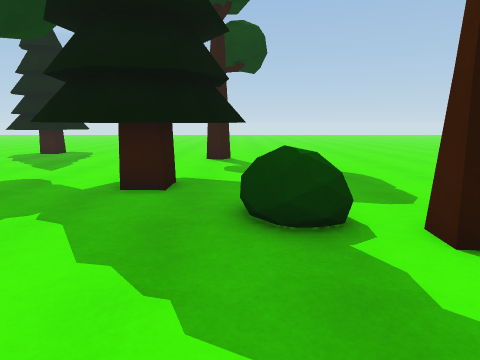
view 1 (above)

24 first-person views from a walk through a Unity game level. The camera is 1.4 m above the floor, tilts 10° down and sees 75° across. The floor is counted in squares, 1 m on a side. Each view is taken from the middle of a square. On the plan, view 1 faces up. The plan holds only what a view shows up to about 14 squares ahead; the rest is blank. The place goes on beyond the plan. The player character is not drawn.

view 2
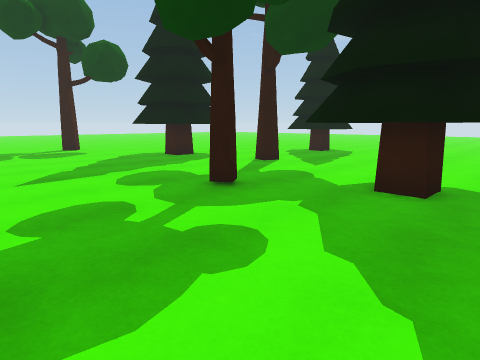

view 3
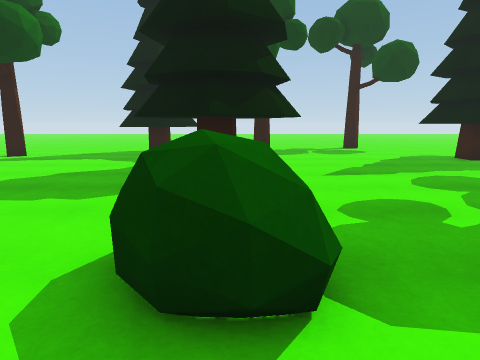

view 4
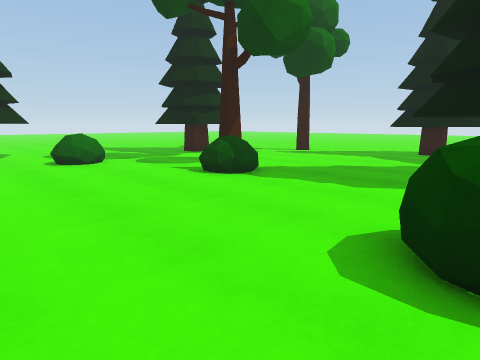

view 5
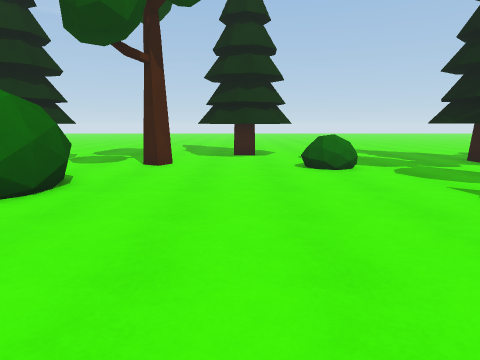

view 6
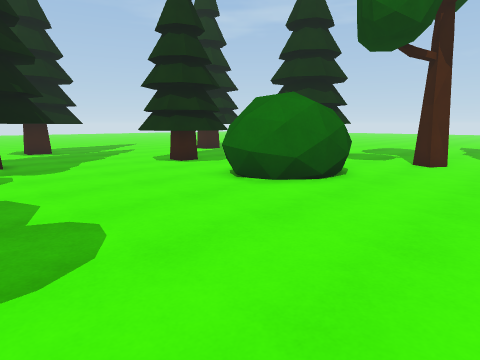

view 7
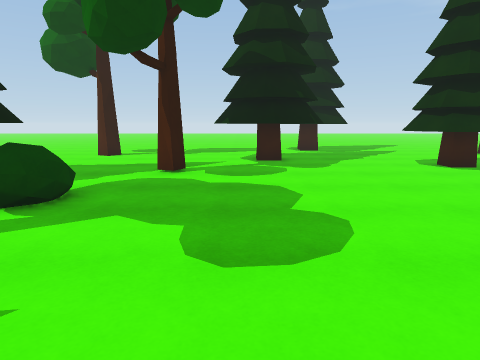

view 8
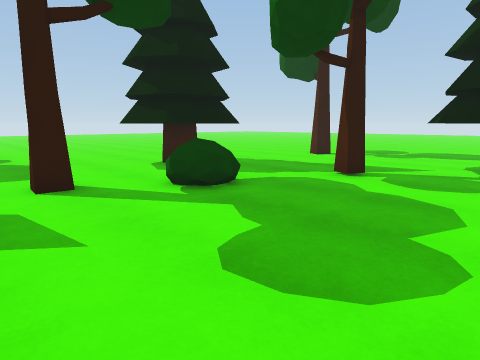

view 9
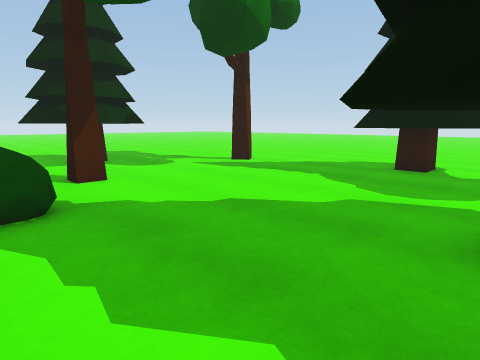

view 10
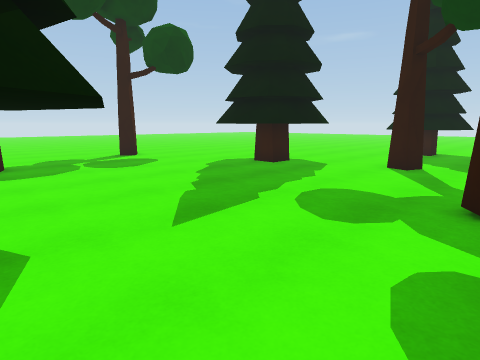

view 11
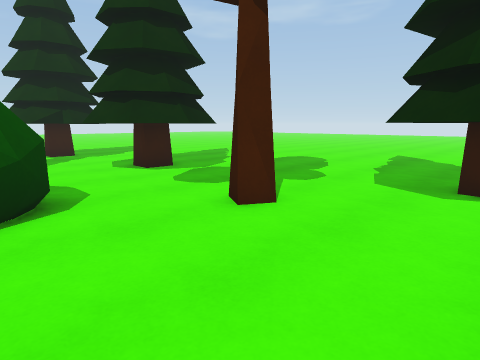

view 12
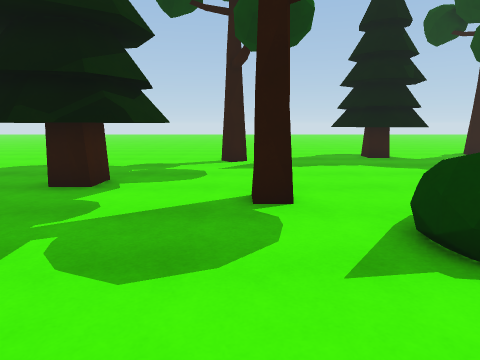

view 13
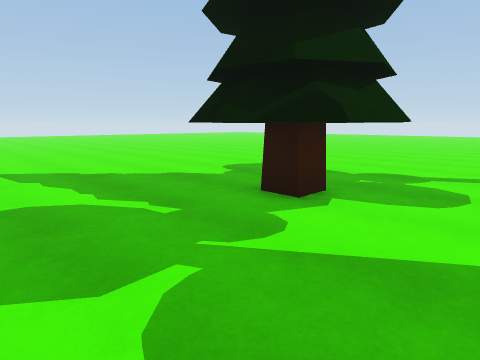

view 14
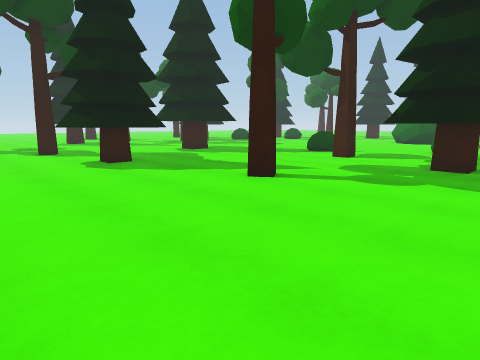

view 15
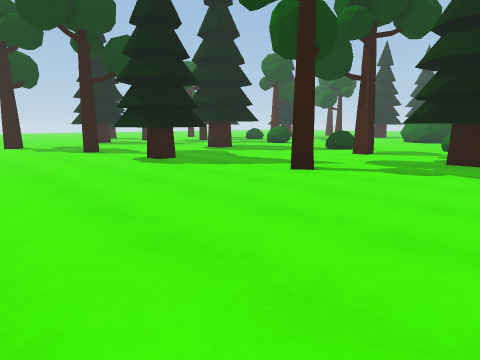

view 16
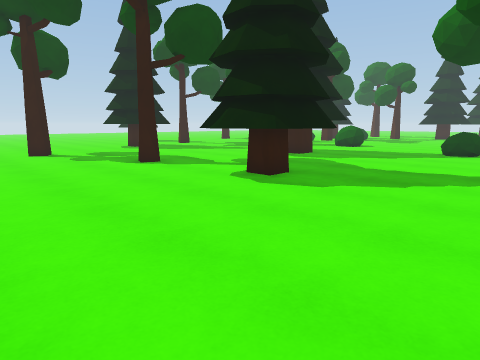

view 17
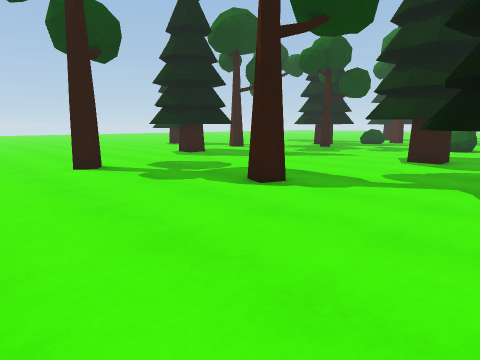

view 18
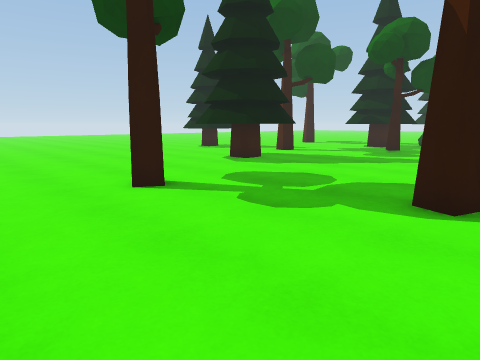

view 19
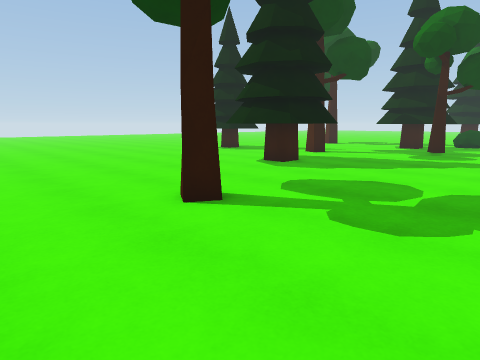

view 20
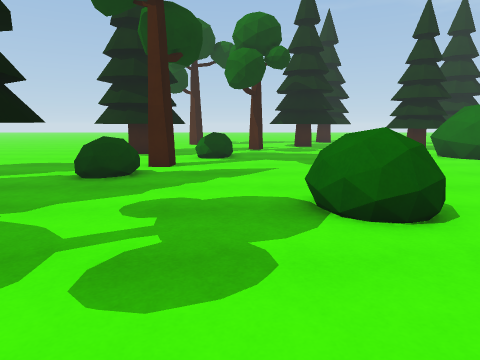

view 21
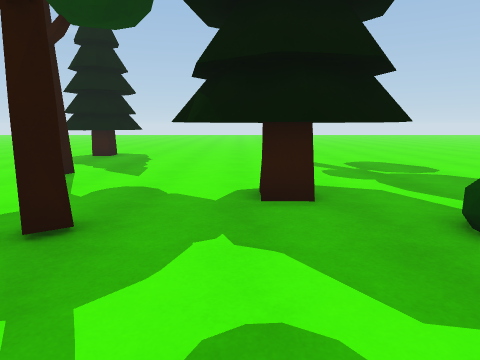

view 22
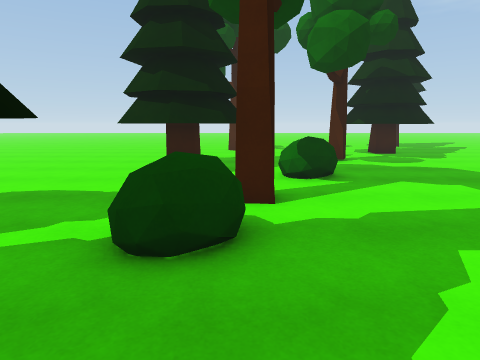

view 23
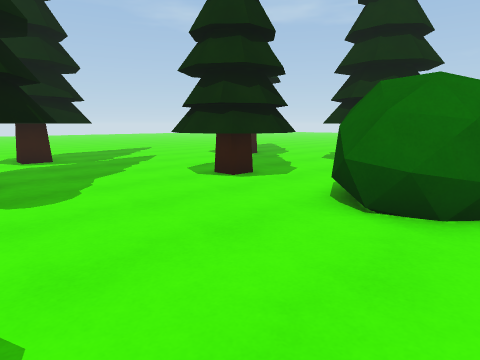

view 24
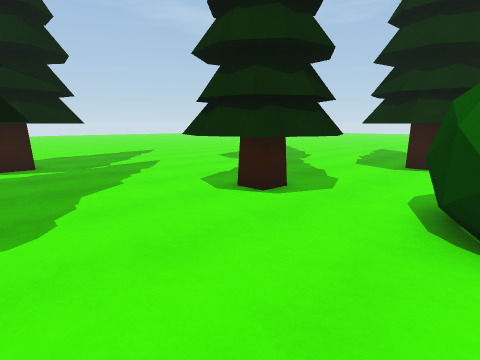

### Floor plan
Key: @ floor where view 1 was taken; # wall or solid block; . floor; T tree; O other object.
Columns run from 23 left of view 1 to 20 right of it. Each row starts with its distance up from view 1.
 10  .......TTTTT.TT...................
  9  .......TTTTT.......   ............
  8  .......TTTTT......TTTTT......TT ..
  7  ........TTT.......TTTTT.....TTT
  6  ..TT..............TTTTT.....TTTT
  5 ....T............TT.TTTOO....TTTT ....
  4 .......................OO.T...TTT....TT
  3 ..........................T.OO........
  2 ............................OO........
  1 .............TT..............O.........
  0  .....T.....TTTT....OO.@........TT......
 -1 ...........TTTTTT..OOO.............TT ...
 -2 ...........T TT#T..OOO............TTTT ..
 -3 .......TT...T##T..................TT
 -4  .....TTTT...TT...................TTT
 -5 .....TTTTT.........................TTT.TTT
 -6  .....TTTT.............................TTT
 -7 .......TT........O.....................TTTT
 -8 .................OO.........OOO..TTT....TT
 -9 .................OO........OOOO.TTTT........
-10  ..............T...........OOO .TT  .......
-11 ........TT.....T...........OO  ..TT ......
-12  ........T............................ ..
-13 ............TTTT...OOO..........T...TTTT
-14 ............TTTT... O.....T...TTTT..TTTT
-15 ...........TTTTTT.........T...TTTTT.TTT
-16  ...........T TT... ..TTT.....TT TT..T
-17 . ........ .. T....  TTTT.....TTT ..

Positions as (right, up) in squares from view 1, and headings:
1: (0, 0), facing up
2: (0, 0), facing up-left
3: (0, -1), facing left
4: (1, -1), facing down-left
5: (0, -3), facing down
6: (0, -2), facing down-right
7: (0, -2), facing right
8: (1, -4), facing up-right
9: (-5, -2), facing down-left
10: (-5, -1), facing up-left
11: (-1, -10), facing down-right
12: (-2, -11), facing left
13: (-4, -11), facing down-left
14: (-21, -17), facing up-right
15: (-23, -17), facing up-right
16: (-23, -11), facing up-right
17: (-23, -5), facing up-right
18: (-23, -1), facing up-right
19: (-23, 1), facing up-right
20: (-8, 1), facing right
21: (-3, 1), facing up
22: (-3, 4), facing right
23: (4, -3), facing down-right
24: (6, -4), facing down-right
